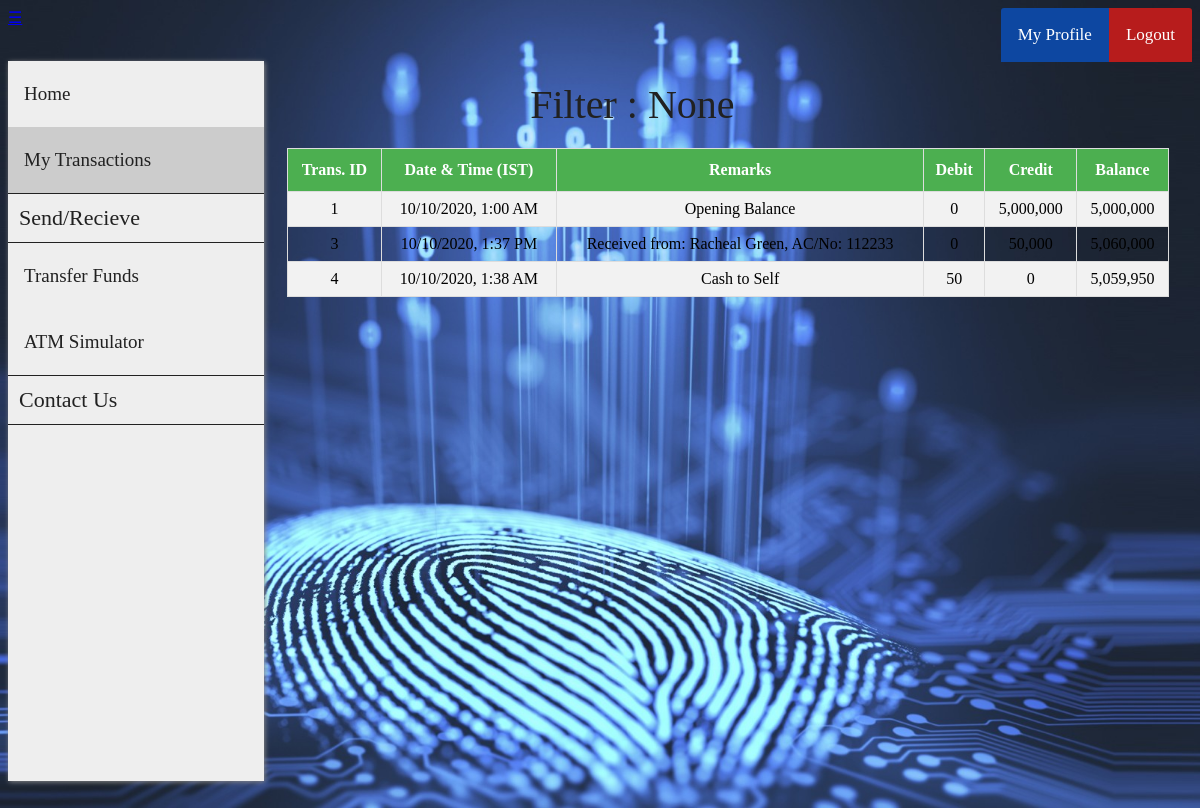
/net-banking/customer_transactions.php (signed in), run on the app's committed database.
### tables this page shows
CREATE TABLE `passbook1` (
  `trans_id` int(11) NOT NULL,
  `trans_date` datetime DEFAULT NULL,
  `remarks` varchar(255) DEFAULT NULL,
  `debit` int(11) DEFAULT NULL,
  `credit` int(11) DEFAULT NULL,
  `balance` int(11) DEFAULT NULL
);

### net-banking/customer_transactions.php (the view, shortened to what this page needs)
<?php
    include "customer_navbar.php";
    include "customer_sidebar.php";
    if (isset($_SESSION['loggedIn_cust_id'])) {
        $sql0 = "SELECT * FROM passbook".$_SESSION['loggedIn_cust_id'];
    }
    $filter_indicator = "None";
?>
<!DOCTYPE html>
<html>
<head>
    <link rel="stylesheet" href="transactions_style.css">
</head>
<body>
    <div class="flex-container">
        <p id="none">Filter : <?php echo $filter_indicator ?></p>
    </div>
    <div class="flex-container">
        <?php
            $result = $conn->query($sql0);
            if ($result->num_rows > 0) {?>
                <table id="transactions">
                    <tr>
                        <th>Trans. ID</th>
                        <th>Date & Time (IST)</th>
                        <th>Remarks</th>
                        <th>Debit </th>
                        <th>Credit </th>
                        <th>Balance </th>
                    </tr>
        <?php
            while($row = $result->fetch_assoc()) {?>
                    <tr>
                        <td><?php echo $row["trans_id"]; ?></td>
                        <td>
                            <?php
                                $time = strtotime($row["trans_date"]);
                                $sanitized_time = date("d/m/Y, g:i A", $time);
                                echo $sanitized_time;
                             ?>
                        </td>
                        <td><?php echo $row["remarks"]; ?></td>
                        <td><?php echo number_format($row["debit"]); ?></td>
                        <td><?php echo number_format($row["credit"]); ?></td>
                        <td><?php echo number_format($row["balance"]); ?></td>
                    </tr>
            <?php } ?>
            </table>
            <?php
            } else {  ?>
                <p id="none"> No results found :(</p>
            <?php }
            $conn->close(); ?>
    </div>
</body>
</html>

### net-banking/customer_navbar.php (shortened to what this page needs)
<!DOCTYPE html>
<html>
<head>
    <link rel="stylesheet" href="user_navbar_style.css">
</head>
<body>
    <div class="nav-wrapper">
        <div class="topnav" id="theTopNav">
            <a href="javascript:void(0);" class="icon" onclick="openNav()" id="hamburger">
            </a>
            <a id="logout" href="./logout_action.php" onclick="return confirm('Are you sure?')">Logout</a>
            <a id="profile" href="./customer_profile.php">My Profile</a>
        </div>
    </div>
</body>
</html>

### net-banking/customer_sidebar.php (shortened to what this page needs)
<!DOCTYPE html>
<html>
<head>
    <link rel="stylesheet" href="admin_sidebar_style.css">
</head>
<body>
    <div class="sidenav" id="theSideNav">
        <a href="./customer_home.php">Home</a>
        <a href="./customer_transactions.php">My Transactions</a>
        <a id="label">Send/Recieve</a>
        <a href="./beneficiary.php">Transfer Funds</a>
        <a href="./atm_simulator.php">ATM Simulator</a>
        <a id="label">Contact Us</a>
     </div>
</body>
</html>

### net-banking/user_navbar_style.css (style rules this page uses)
body, html { height: 100%; background: url("images/home.jpg") no-repeat center center fixed; background-size: cover; }
.nav-wrapper { height: 53px; }
.topnav a[id="profile"] { float: right; display: block; color: white; text-align: center; padding: 17px 17px; text-decoration: none; font-size: 17px; font-family: OpenSans-Bold; background-color: #0D47A1; border-top-left-radius: 3px; }
.topnav a[id="logout"] { float: right; display: block; color: white; text-align: center; padding: 17px 17px; text-decoration: none; font-size: 17px; font-family: OpenSans-Bold; background-color: #b71c1c; border-top-right-radius: 3px; }

### net-banking/admin_sidebar_style.css (style rules this page uses)
.sidenav { width: 256px; background-color: #eee; height: 90vh; float: left; overflow-y: auto; box-shadow: 1px 1px 5px #888888; }
.sidenav a { font-family: OpenSans-Regular; font-size: 19px; color: #212121; display: block; padding: 22px 16px; text-decoration: none; }
.sidenav a[id="label"] { font-family: OpenSans-Bold; font-size: 22px; color: #212121; display: block; padding: 11px; text-decoration: none; border-top: 1px solid #212121; border-bottom: 1px solid #212121; }
.sidenav a.active { background-color: #ccc; }

### net-banking/transactions_style.css (style rules this page uses)
body, html { height: 100%; background: url("images/home.jpg") no-repeat center center fixed; background-size: cover; }
.flex-container { display: -webkit-flex; display: flex; margin-left: 256px; width: auto; height: auto; padding-top: 20px; flex-direction: column; overflow-x: auto; }
#transactions { font-family: OpenSans-Regular; border-collapse: collapse; width: 80%; margin: auto; }
@media screen and (max-width: 1280px) { #transactions { width: 95%; } }
#transactions td, #transactions th { text-align: center; border: 1px solid #ddd; padding: 8px; }
#transactions tr:nth-child(even) { background-color: #f2f2f2; }
#transactions th { padding-top: 12px; padding-bottom: 12px; background-color: #4CAF50; color: white; }
p[id="none"] { margin: auto; font-size: 40px; color: #212121; font-family: Roboto-Regular; }

### data on the page
passbook1: trans_id "1", trans_date "10/10/2020, 1:00 AM", remarks "Opening Balance", debit "0", credit "5,000,000", balance "5,000,000"
passbook1: trans_id "3", trans_date "10/10/2020, 1:37 PM", remarks "Received from: Racheal Green, AC/No: 112233", debit "0", credit "50,000", balance "5,060,000"
passbook1: trans_id "4", trans_date "10/10/2020, 1:38 AM", remarks "Cash to Self", debit "50", credit "0", balance "5,059,950"

### other printed values
$filter_indicator "None"
